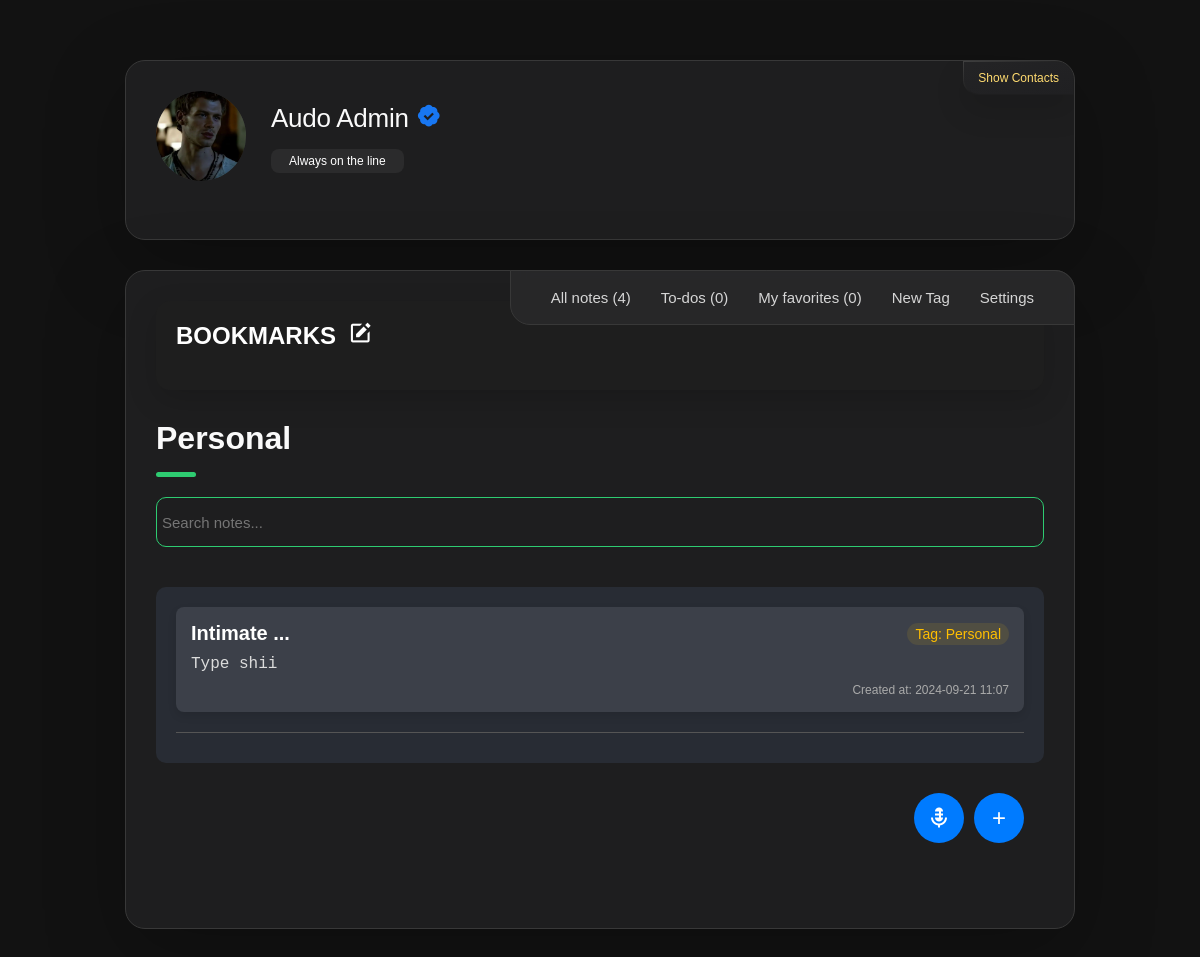
The page /tag/13 (signed in) on the database as committed earlier.
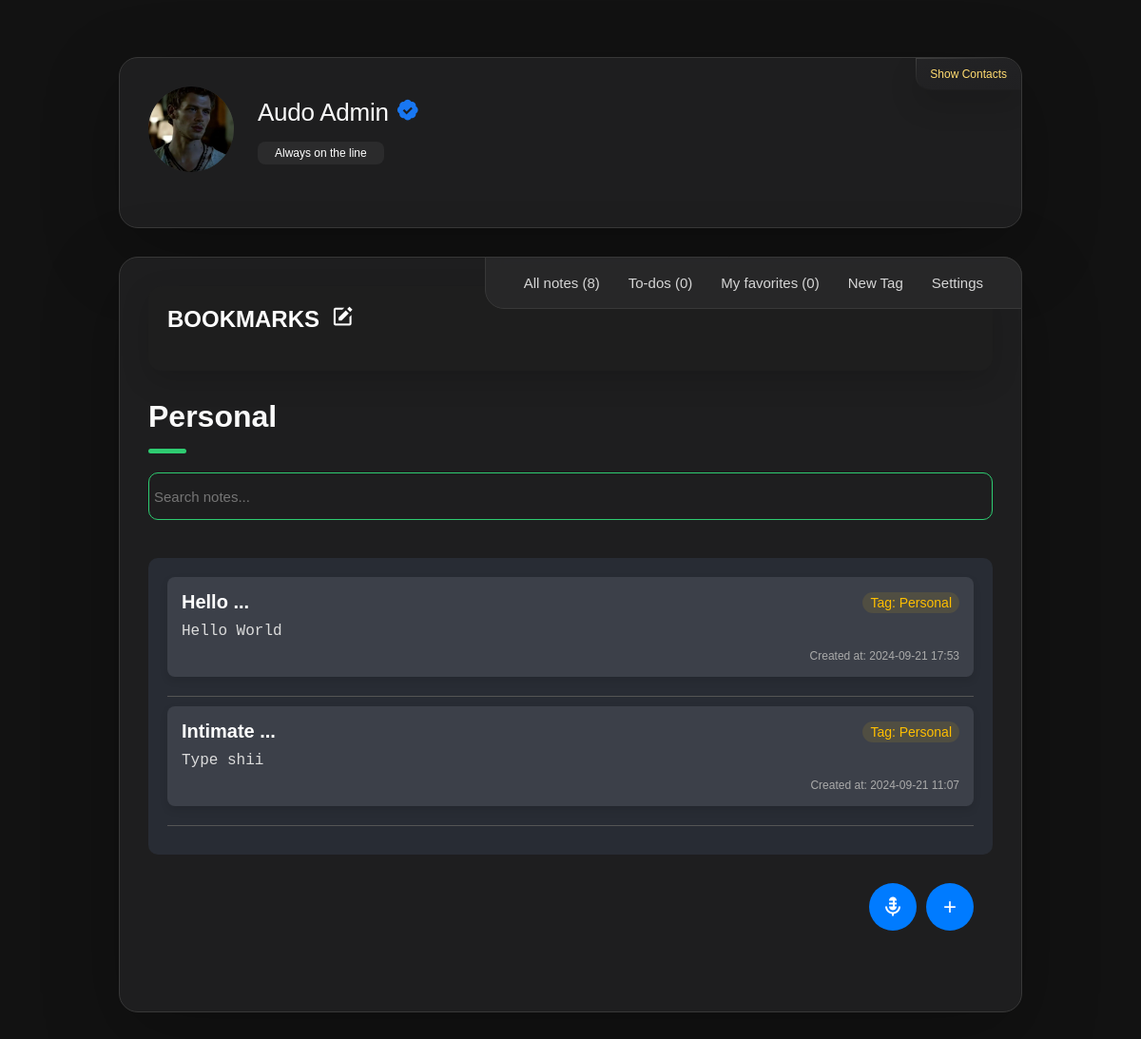
The same page on the database as committed later.
### website/models.py (models this page shows, shortened)
class Note(db.Model):
    id = db.Column(db.Integer, primary_key=True)
    title = db.Column(db.String(255), nullable=False)
    content = db.Column(db.Text, nullable=False)
    tag_id = db.Column(db.Integer, db.ForeignKey("note_tag.id"), nullable=False)
    user_id = db.Column(db.Integer, db.ForeignKey("user.id"), nullable=False)
    created_at = db.Column(db.DateTime, default=datetime.utcnow)
    updated_at = db.Column(db.DateTime, onupdate=datetime.utcnow)
    is_favorite = db.Column(db.Boolean, default=False)
    user = db.relationship("User", back_populates="notes")
    tag = db.relationship("NoteTag", back_populates="notes")

class NoteTag(db.Model):
    id = db.Column(db.Integer, primary_key=True)
    name = db.Column(db.String(100), nullable=False)
    color = db.Column(db.String(7), nullable=False, default="#000000")
    user_id = db.Column(db.Integer, db.ForeignKey("user.id"), nullable=False)
    created_at = db.Column(db.DateTime, default=datetime.utcnow)
    user = db.relationship("User", back_populates="note_tags")
    notes = db.relationship("Note", back_populates="tag", cascade="all, delete-orphan")

### website/views.py (the view)
@views.route("/tag/<int:tag_id>", defaults={"note_id": None})
@views.route("/tag/<int:tag_id>/note/<int:note_id>")
@login_required
def tag_notes(tag_id, note_id):
    tag = NoteTag.query.get_or_404(tag_id)
    notes = (
        Note.query.filter_by(tag_id=tag_id, user_id=current_user.id)
        .order_by(db.desc(db.func.coalesce(Note.updated_at, Note.created_at)))
        .all()
    )
    tags = NoteTag.query.filter_by(user_id=current_user.id).all()
    tags_with_counts = []
    for t in tags:
        note_count = Note.query.filter_by(tag_id=t.id, user_id=current_user.id).count()
        tags_with_counts.append(
            {"id": t.id, "name": t.name, "color": t.color, "note_count": note_count}
        )
    note = None
    if note_id:
        note = Note.query.get_or_404(note_id)
    return render_template(
        "tag_notes.html", tag=tag, notes=notes, tags=tags_with_counts, note=note
    )

### website/templates/tag_notes.html (shortened to what the changed rows need)
<!DOCTYPE html>
<html lang="en">
  <head>
    <link
      rel="stylesheet"
      href="https://cdnjs.cloudflare.com/ajax/libs/font-awesome/5.15.4/css/all.min.css"
    />
    <link
      href="https://unpkg.com/boxicons@2.1.4/css/boxicons.min.css"
      rel="stylesheet"
    />
    <link
      rel="stylesheet"
      href="{{ url_for('static', filename='css/tag_notes.css') }}"
    />
  </head>
  <body>
    <main>
      <aside class="sidebar" data-sidebar>
        <div class="sidebar-info">
          <div class="info-content">
            <h1 class="name" title="{{ current_user.full_name }}">
              {{ current_user.full_name }} {% if current_user.email_verified %}
              <i class="bx bxs-badge-check" style="color: #1877f2"></i>
              {% endif %}
            </h1>
          </div>
        </div>
      </aside>
      <div class="main-content">
        <nav class="navbar">
          <ul class="navbar-list">
            <li class="navbar-item">
              <a href="/user_home" class="navbar-link">
                <p>
                  All notes
                  <span
                    style="--background-: {{ current_user.generated_color }}"
                  >
                    ({{ current_user.notes|length }})
                  </span>
                </p>
              </a>
            </li>
          </ul>
        </nav>
        <article class="about active" id="tags">
          <header>
            <h2 class="h2 article-title" style="--bookmark-: {{ tag.color }}">
              {{ tag.name }}
            </h2>
          </header>
          <section class="service">
            <div class="notes-list" style="--bookmark-: {{ tag.color }}">
              <ul id="notesList" data-color="{{current_user.generated_color}}">
                {% if notes %} {% for note in notes %}
                <li
                  data-note-id="{{ note.id }}"
                  data-tag-color="{{ note.tag.color }}"
                  class="note-item"
                  style="--background-: {{ current_user.generated_color }}"
                >
                  <div class="note-header">
                    <h3>{{ note.title.split('\n')[0][:13] }} ...</h3>
                    <span class="note-tag"
                      >Tag: {{ note.tag.name.split('\n')[0][:20] }}</span
                    >
                  </div>
                  <pre class="note-content">
{{ note.content | striptags  | truncate(20, True, '...')}}</pre
                  >
                  <p class="note-time">
                    {% if note.updated_at %} Updated at: {{
                    note.updated_at.strftime('%Y-%m-%d %H:%M') }} {% else %}
                    Created at: {{ note.created_at.strftime('%Y-%m-%d %H:%M') }}
                    {% endif %}
                  </p>
                </li>
                <hr />
                {% endfor %} {% else %}
                <p class="no-notes">No Available Notes</p>
                {% endif %}
              </ul>
            </div>
          </section>
        </article>
      </div>
    </main>
  </body>
</html>

Rows that differ between the two databases and show on the page:
added Note: title "Hello", tag.name "Personal", content "Hello World", created_at "2024-09-21 17:53"
Other text that changed with them:
{{ current_user.notes|length }}: "4" → "8"
